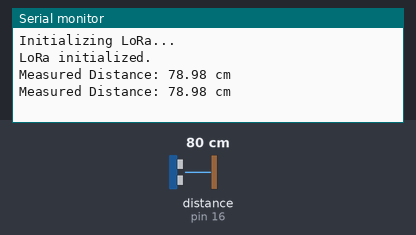
This sketch was run on a simulated Arduino Uno, built with avr-gcc and run on an emulated ATmega328P. Parts: the last lines printed to the serial monitor. Wiring (inferred from the names in the program): ultrasonic range finder: trigger pin 4; echo pin 16. Inputs (shaded band) come from the test bench; at power-on: distance to the obstacle (sensor on pin 16) 80 cm. The echo pulse lasts 58.3 µs per cm; no radio packets arrive unless stated.

Above: at 1.8 s.
1.9 s: distance to the obstacle (sensor on pin 16) set to 33 cm
At 2.8 s:
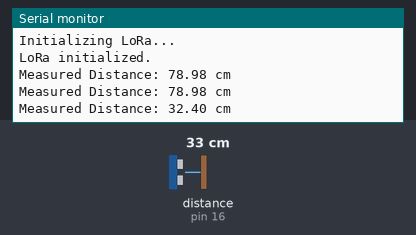
3.4 s: distance to the obstacle (sensor on pin 16) set to 27 cm
At 4.8 s:
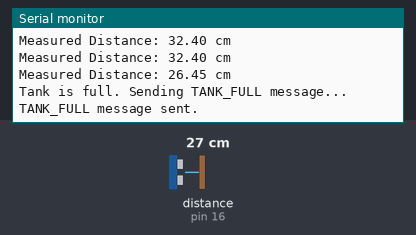
Timing chart, 0 to 6.4 s (numbered marks = the images above; inputs shaded):
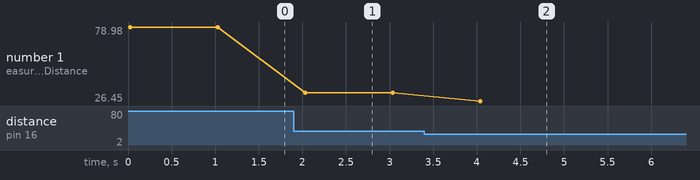

The sketch:

4pmwatercheck_motor.ino
```cpp
#include <LoRa.h>

// Pin Definitions
#define TRIG_PIN 4       // Ultrasonic sensor trigger pin
#define ECHO_PIN 16      // Ultrasonic sensor echo pin
#define LORA_SS 5        // LoRa module SS pin
#define LORA_RST 14      // LoRa module reset pin
#define LORA_DIO0 2      // LoRa module DIO0 pin

// LoRa Frequency
#define LORA_FREQUENCY 433E6 // 433 MHz

// Tank Full Threshold (in cm)
const float TANK_FULL_THRESHOLD = 30.0; // Adjust based on your tank height

// Function Prototypes
float measureDistance();
void sendTankFullMessage();

void setup() {
  Serial.begin(115200);

  // Initialize Ultrasonic Sensor Pins
  pinMode(TRIG_PIN, OUTPUT);
  pinMode(ECHO_PIN, INPUT);

  // Initialize LoRa
  Serial.println("Initializing LoRa...");
  LoRa.setPins(LORA_SS, LORA_RST, LORA_DIO0);
  if (!LoRa.begin(LORA_FREQUENCY)) {
    Serial.println("LoRa initialization failed. Check connections.");
    while (1);
  }
  Serial.println("LoRa initialized.");
}

void loop() {
  // Measure the distance using the ultrasonic sensor
  float distance = measureDistance();
  Serial.print("Measured Distance: ");
  Serial.print(distance);
  Serial.println(" cm");

  // Check if the tank is full
  if (distance <= TANK_FULL_THRESHOLD) {
    Serial.println("Tank is full. Sending TANK_FULL message...");
    sendTankFullMessage();
    delay(10000); // Avoid sending the message repeatedly
  }

  delay(1000); // Measure every second
}

// Function to measure distance using the RCWL-1655 ultrasonic sensor
float measureDistance() {
  digitalWrite(TRIG_PIN, LOW);
  delayMicroseconds(2);
  digitalWrite(TRIG_PIN, HIGH);
  delayMicroseconds(10);
  digitalWrite(TRIG_PIN, LOW);

  long duration = pulseIn(ECHO_PIN, HIGH);
  float distance = duration * 0.034 / 2; // Convert to cm
  return distance;
}

// Function to send the "TANK_FULL" message via LoRa
void sendTankFullMessage() {
  LoRa.beginPacket();
  LoRa.print("TANK_FULL");
  LoRa.endPacket();
  Serial.println("TANK_FULL message sent.");
}
```

Ultrasonic_distance.cpp
```cpp
#include <Arduino.h>

// Define the pins for the ultrasonic sensor
#define TRIG_PIN 5   // GPIO 5 for the trigger pin
#define ECHO_PIN 18  // GPIO 18 for the echo pin
#define SPEED_OF_SOUND 0.0343 // Speed of sound in cm/µs

unsigned long lastMeasurementTime = 0;
const unsigned long measurementInterval = 100; // 100ms

void setup() {
  // Initialize serial communication at 115200 baud rate
  Serial.begin(115200);

  // Set pin modes
  pinMode(TRIG_PIN, OUTPUT);
  pinMode(ECHO_PIN, INPUT);
}

void loop() {
  if (millis() - lastMeasurementTime >= measurementInterval) {
    lastMeasurementTime = millis();

    // Send a trigger pulse
    digitalWrite(TRIG_PIN, LOW);    // Ensure trigger is low first
    delayMicroseconds(2);           // Short delay for stability
    digitalWrite(TRIG_PIN, HIGH);   // Send a 10µs pulse
    delayMicroseconds(10);
    digitalWrite(TRIG_PIN, LOW);

    // Measure the duration of the echo pulse (in microseconds)
    long duration = pulseIn(ECHO_PIN, HIGH, 30000); // Timeout after 30ms

    // Check if an echo was received
    if (duration == 0) {
      Serial.println("No echo received - Check sensor wiring or object out of range");
    } else {
      // Calculate distance in centimeters
      float distance = (duration / 2.0) * SPEED_OF_SOUND;

      // Optionally convert to meters
      float distanceMeters = distance / 100.0;

      // Print the distance in both units
      Serial.print("Distance: ");
      Serial.print(distance);
      Serial.print(" cm (");
      Serial.print(distanceMeters);
      Serial.println(" m)");
    }
  }
}
```

Measured:
- the behaviour switches between 31 and 30 cm on distance to the obstacle (sensor on pin 16) (found by bisection; images 1 and 2)
- after the input at 1.9 s, the serial monitor: prints a new line after 0.13 s (image 1)
- after the input at 3.4 s, the serial monitor: prints a new line after 0.64 s (image 2)
- plotted number 1: 78.98 → 32.4 after the input at 1.9 s, 32.4 → 26.45 after the input at 3.4 s
